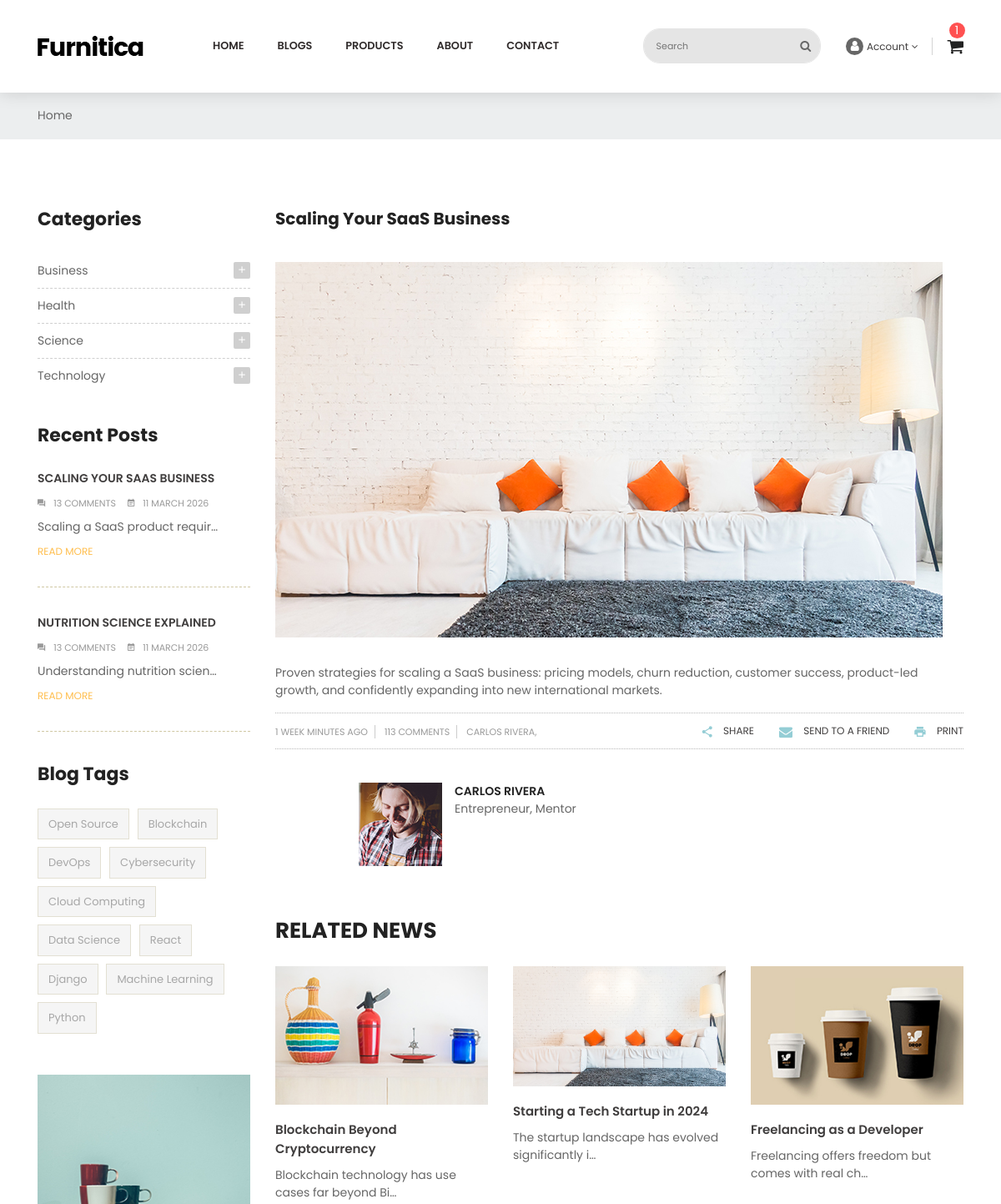
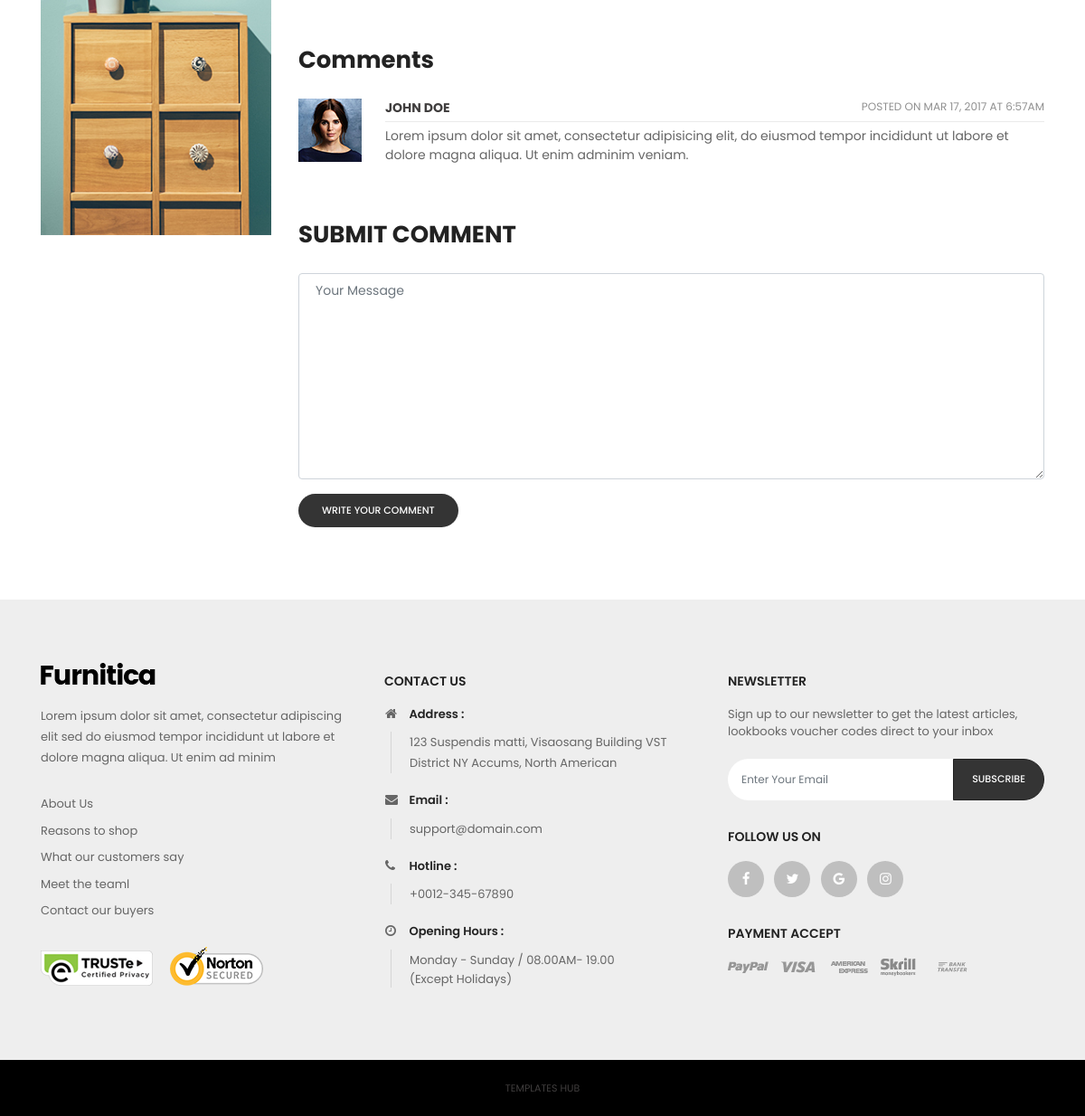
The page /en/blogs/20/ on the database its author committed (2 pictures, top to bottom).
### blogs/models.py (models this page shows, shortened)
class Category(BaseModel):
    title = models.CharField(
        max_length=128,
        verbose_name=_("Title")
    )
    parent = models.ForeignKey(
        'self',
        on_delete=models.PROTECT,
        related_name='children',
        null=True,
        blank=True,
        verbose_name=_("Parent category")
    )
    class Meta:
        db_table = 'categories'
        verbose_name = _("Category")
        verbose_name_plural = _("Categories")

class Blog(BaseModel):
    title = models.CharField(
        max_length=128,
        verbose_name=_("Title")
    )
    short_description = models.CharField(
        max_length=255,
        verbose_name=_("Short description")
    )
    image = models.ImageField(
        upload_to='blogs/',
        null=True,
        blank=True,
        verbose_name=_("Image")
    )
    long_description = models.TextField(
        verbose_name=_("Long description")
    )
    status = models.CharField(
        max_length=20,
        choices=BlogStatus,
        default=BlogStatus.DRAFT,
        verbose_name=_("Status")
    )
    categories = models.ManyToManyField(
        Category,
        related_name='blogs',
        verbose_name=_("Categories")
    )
    tags = models.ManyToManyField(
        Tag,
        related_name='blogs',
        verbose_name=_("Tags")
    )
    authors = models.ManyToManyField(
        Author,
        related_name='blogs',
        verbose_name=_("Authors")
    )
    class Meta:
        db_table = 'blogs'
        verbose_name = _("Blog")
        verbose_name_plural = _("Blogs")

class Tag(BaseModel):
    title = models.CharField(
        max_length=128,
        verbose_name=_("Title")
    )
    class Meta:
        db_table = 'tags'
        verbose_name = _("Tag")
        verbose_name_plural = _("Tags")

class Author(BaseModel):
    full_name = models.CharField(
        max_length=128,
        verbose_name=_("Full name")
    )
    image = models.ImageField(
        upload_to='authors/',
        verbose_name=_("Image")
    )
    about = models.CharField(
        max_length=255,
        verbose_name=_("About")
    )
    professions = models.CharField(
        max_length=128,
        verbose_name=_("Professions")
    )
    is_active = models.BooleanField(
        default=True,
        verbose_name=_("Is active")
    )
    class Meta:
        db_table = 'authors'
        verbose_name = _("Author")
        verbose_name_plural = _("Authors")

### blogs/views.py (the view)
# urls.py: path('<int:pk>/', BlogDetailView.as_view(), name='detail'),
class BlogDetailView(DetailView):
    model = Blog
    template_name = 'blogs/blog-detail.html'
    context_object_name = 'blog'
    def get_context_data(self, **kwargs):
        context = super().get_context_data(**kwargs)
        blog = self.get_object()
        context['categories'] = Category.objects.filter(parent=None).order_by('-id')
        context["tags"] = Tag.objects.all().order_by('-id')
        context["recent_posts"] = Blog.objects.order_by('-created_at')[:2]
        context["related_news"] = Blog.objects.filter(
            categories__in=blog.categories.values_list('id', flat=True)).exclude(
            id=blog.id).distinct()[:3]
        return context

### templates/blogs/blog-detail.html (shortened to what this page needs)
{% extends 'layout/base.html' %}
{% load static %}
{% load i18n %}
{% block class %}class="blog"{% endblock %}
{% block id %}id="blog-detail"{% endblock %}
{% block content %}
    <div class="main-content">
        <div id="wrapper-site">
            <div id="content-wrapper">
                <div id="main">
                    <div class="page-home">
                        <nav class="breadcrumb-bg">
                            <div class="container no-index">
                                <div class="breadcrumb">
                                    <ol>
                                        <li>
                                            <a href="{% url 'shared:home' %}">
                                                <span>{% trans 'Home' %}</span>
                                            </a>
                                        </li>
                                    </ol>
                                </div>
                            </div>
                        </nav>
                        <div class="container">
                            <div class="content">
                                <div class="row">
                                    {% include 'blogs/blog-filter.html' %}
                                    <div class="col-sm-8 col-lg-9 col-md-9 flex-xs-first main-blogs">
                                        <h3>{{ blog.title }}</h3>
                                        <div class="hover-after">
                                            <img src="{{ blog.image.url }}" alt="img" class="img-fluid">
                                        </div>
                                        <div class="late-item">
                                            <p>
                                                {{ blog.long_description }}
                                            </p>
                                            <div class="border-detail">
                                                <p class="post-info float-left">
                                                    <span>{{ blog.created_at|timesince }} {% trans 'minutes ago' %}</span>
                                                    <span>113 {% trans 'Comments' %}</span>
                                                    {% for author in blog.authors.all %}
                                                        <span>{{ author.full_name }},</span>
                                                    {% endfor %}
                                                </p>
                                                <div class="btn-group">
                                                    <a href="#">
                                                        <i class="zmdi zmdi-share"></i>
                                                        <span>{% trans 'Share' %}</span>
                                                    </a>
                                                    <a href="#" class="email">
                                                        <i class="fa fa-envelope" aria-hidden="true"></i>
                                                        <span>{% trans 'SEND TO A FRIEND' %}</span>
                                                    </a>
                                                    <a href="#" class="print">
                                                        <i class="zmdi zmdi-print"></i>
                                                        <span>{% trans 'Print' %}</span>
                                                    </a>
                                                </div>
                                            </div>
                                        </div>
                                        {% for author in blog.authors.all %}
                                            <div class="admin" style="margin-left: 100px">
                                                <img src="{{ author.image.url }}" alt="img"
                                                     class="float-left right">
                                                <div class="info">
                                                    <p>
                                                        <a href="#">
                                                        <span class="content-title">
                                                            {{ author.full_name }}
                                                        </span>
                                                        </a>
                                                        <span>{{ author.professions }}</span>
                                                    </p>
                                                </div>
                                            </div>
                                        {% endfor %}
                                        <div class="related">
                                            <h2 class="title-block">{% trans 'Related News' %}</h2>
                                            <div class="main-blogs">
                                                <div class="row">
                                                    {% for news in related_news %}
                                                        <div class="col-md-4">
                                                            <div class="hover-after">
                                                                <a href="{% url 'blogs:detail' pk=news.id %}">
                                                                    <img src="{{ news.image.url }}" alt="img"
                                                                         class="img-fluid">
                                                                </a>
                                                            </div>
                                                            <div class="late-item">
                                                                <p class="content-title">
                                                                    <a href="{% url 'blogs:detail' pk=news.id %}">{{ news.title }}</a>
                                                                </p>
                                                                <p class="description">
                                                                    {{ news.short_description|truncatechars:50 }}
                                                                </p>
                                                            </div>
                                                        </div>
                                                    {% endfor %}
                                                </div>
                                            </div>
                                        </div>
                                        <div class="reply late-item">
                                            <h2>{% trans 'Comments' %}</h2>
                                            <div class="blog-comment">
                                                <div class="avatar">
                                                    <img src="{% static 'img/blog/user1.jpg' %}" alt="img"
                                                         class="float-left right">
                                                </div>
                                                <div class="comment-content">
                                                    <p class="user-title">
                                                        <a href="#">JOHN DOE</a>
                                                        <span class="time">{% trans 'Posted on' %} Mar 17, 2017 at 6:57am
                                                        </span>
                                                    </p>
                                                    <p class="content-comment">Lorem ipsum dolor sit amet, consectetur
                                                        adipisicing elit, do eiusmod
                                                        tempor incididunt ut labore et dolore magna aliqua. Ut enim
                                                        adminim
                                                        veniam.
                                                    </p>
                                                </div>
                                            </div>
                                        </div>
                                        <div class="submit-comment" id="respond">
                                            <h2 class="title-block">{% trans 'Submit comment' %}</h2>
                                            <div id="commentInput">
                                                <form action="#" method="post" id="commentform">
                                                    <div class="row">
                                                        <div class="form-group col col-md-12">
                                                            <textarea tabindex="4"
                                                                      class="inputContent form-control grey" rows="10"
                                                                      name="comment"
                                                                      placeholder="Your Message"></textarea>
                                                        </div>
                                                    </div>
                                                    <div class="submit">
                                                        <input type="submit" name="addComment" id="submitComment"
                                                               class="btn btn-default"
                                                               value="{% trans 'Write your comment' %}">
                                                    </div>
                                                </form>
                                            </div>
                                        </div>
                                    </div>
                                </div>
                            </div>
                        </div>
                    </div>
                </div>
            </div>
        </div>
    </div>
{% endblock %}

### templates/blogs/blog-filter.html (shortened to what this page needs)
{% load i18n %}
{% load static %}
<div class="sidebar-3 sidebar-collection col-lg-3 col-md-3 col-sm-4">
    <div class="sidebar-block">
        <div class="title-block">{% trans 'Categories' %}</div>
        <div class="block-content">
            {% for category in categories %}
                <div class="cateTitle hasSubCategory open level1">
                                                    <span class="arrow collapse-icons collapsed" data-toggle="collapse"
                                                          data-target="#{{ category.id }}" aria-expanded="false"
                                                          role="status">
                                                        <i class="zmdi zmdi-plus"></i>
                                                    </span>
                    <a class="cateItem"
                       onclick="addUrlParameter('cat', {{ category.id }})">{{ category.title }}</a>
                </div>
            {% endfor %}
        </div>
    </div>
    <div class="sidebar-block">
        <div class="title-block">{% trans 'Recent Posts' %}</div>
        <div class="post-item-content">
            {% for post in recent_posts %}
                <div>
                    <div class="late-item first-child">
                        <a href="{% url 'blogs:detail' pk=post.id %}">
                            <p class="content-title">{{ post.title }}</p>
                        </a>
                        <span>
                                                            <i class="zmdi zmdi-comments"></i>13 {% trans 'comments' %}
                                                        </span>
                        <span>
                                                            <i class="zmdi zmdi-calendar-note"></i>{{ post.created_at|date:"d F Y" }}
                                                        </span>
                        <p class="description">{{ post.short_description|truncatechars:30 }}
                        </p>
                        <p class="remove">
                            <a href="{% url 'blogs:detail' pk=post.id %}">{% trans 'READ MORE' %}</a>
                        </p>
                    </div>
                </div>
            {% endfor %}
        </div>
    </div>
    <div class="sidebar-block product-tags">
        <div class="title-block">
            {% trans 'Blog Tags' %}
        </div>
        <div class="block-content">
            <ul class="listSidebarBlog list-unstyled">
                {% for tag in tags %}
                    <li>
                        <a onclick="addUrlParameter('tag', {{ tag.id }})"
                           title="Show products matching tag Hot Trend">
                            {{ tag.title }}</a>
                    </li>
                {% endfor %}
            </ul>
        </div>
    </div>
    <div class="sidebar-block group-image-special">
        <div class="effect">
            <a href="#">
                <img class="img-fluid" src="{% static 'img/blog/advertising.jpg' %}"
                     alt="banner-2"
                     title="banner-2">
            </a>
        </div>
    </div>
</div>

### rows shown on the page
Category: title "Business"
Category: title "Health"
Category: title "Science"
Category: title "Technology"
Blog: title "SCALING YOUR SAAS BUSINESS", created_at "11 MARCH 2026", short_description "Scaling a SaaS product requir…", title "Scaling Your SaaS Business", image (picture), long_description "Proven strategies for scaling a SaaS business: pricing models, churn reduction, customer success, product-led growth, and confidently expanding into new international markets.", created_at "1 WEEK"
Blog: title "NUTRITION SCIENCE EXPLAINED", created_at "11 MARCH 2026", short_description "Understanding nutrition scien…"
Tag: title "Open Source"
Tag: title "Blockchain"
Tag: title "DevOps"
Tag: title "Cybersecurity"
Tag: title "Cloud Computing"
Tag: title "Data Science"
Tag: title "React"
Tag: title "Django"
Tag: title "Machine Learning"
Tag: title "Python"
Author: full_name "CARLOS RIVERA", image (picture), professions "Entrepreneur, Mentor"
Blog: image (picture), title "Blockchain Beyond Cryptocurrency", short_description "Blockchain technology has use cases far beyond Bi…"
Blog: image (picture), title "Starting a Tech Startup in 2024", short_description "The startup landscape has evolved significantly i…"
Blog: image (picture), title "Freelancing as a Developer", short_description "Freelancing offers freedom but comes with real ch…"
